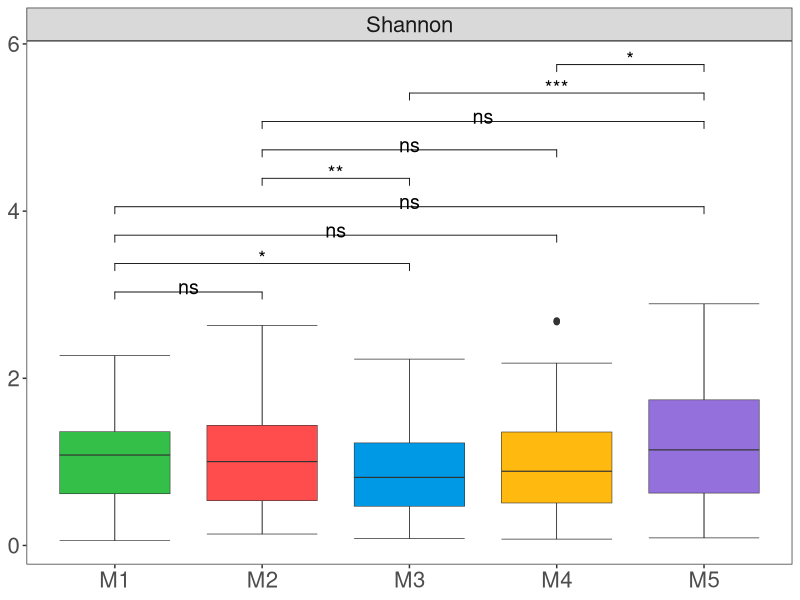

Source code (R):
setwd("C:/Users/user/Desktop/α-diversity/Potato-BOLD") 
rm(list = ls())


library(reshape2)
library(dplyr)
library(stringr)
library(vegan)
library(ggplot2)
library(ggpubr)


genus <- read.delim('otu.txt', row.names = 1, sep = '\t', stringsAsFactors = FALSE, check.names = FALSE)
group <- read.delim("group.txt",header = T)



Shannon <- diversity(genus, index = "shannon", MARGIN = 2, base = exp(1))   

Simpson <- diversity(genus, index = "simpson", MARGIN = 2, base = exp(1))

Richness <- specnumber(genus, MARGIN = 2) 


index <- as.data.frame(cbind(Shannon, Simpson, Richness))


tgenus<-ceiling(as.data.frame(t(genus))) 
obs_chao_ace <- t(estimateR(tgenus)) 


index$Chao <- obs_chao_ace[,2]
index$Ace <- obs_chao_ace[,4]
index$obs <- obs_chao_ace[,1]


index$Pielou <- Shannon / log(Richness)


index$sample<- c(rownames(index))


data <- merge(index,group,by = 'sample')


write.csv(data,"5-alpha data.csv")


shapiro.test(Shannon)

Shannon<- ggplot(data,aes(x=group,y=Shannon))+  
  stat_boxplot(geom = "errorbar", linewidth=0.2)+  
  geom_boxplot(aes(fill=group),linewidth=0.2)+  
  scale_fill_manual(values =c("#34bf49","#ff4c4c","#0099e5","#FFB90F","#9370DB"))+
  #stat_compare_means(method = "kruskal.test", label.y = 2,label.x = 0.7,label = "p.signif") +
  stat_compare_means(comparisons=list(c("M1", "M2"), c("M1", "M3"), c("M1", "M4"), c("M1", "M5"), c("M2", "M3"), c("M2", "M4"),
                                      c("M2","M5"),c("M3","M5"),c("M4","M5")),
                     method="wilcox.test",label = "p.signif",size=5,vjust = 0.5,hjust=1.3)+theme_bw()+
  theme(panel.grid = element_blank(),
    axis.text.x = element_text(size = 16,face = "plain",hjust = 0.5),
        axis.title.x = element_blank(),
        axis.text.y = element_text(size = 16,face = "plain",hjust = 0.5),
        axis.title.y = element_text(vjust=0.2,size=16,face="bold"),
        strip.text = element_text(size = 16),
        legend.position ="none")+ylab(NULL)+
  facet_grid(.~"Shannon")
Shannon

# Note:When drawing Simpson, replace "Shannon" with Simpson.

